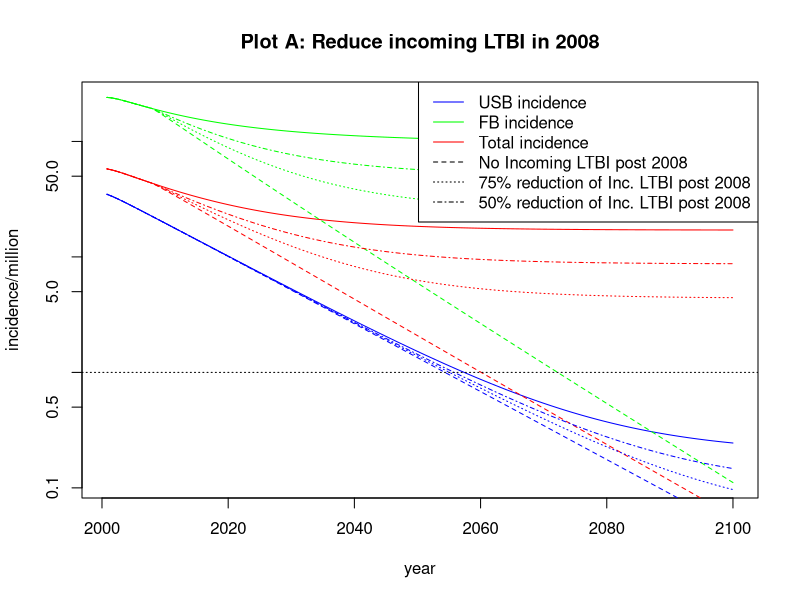
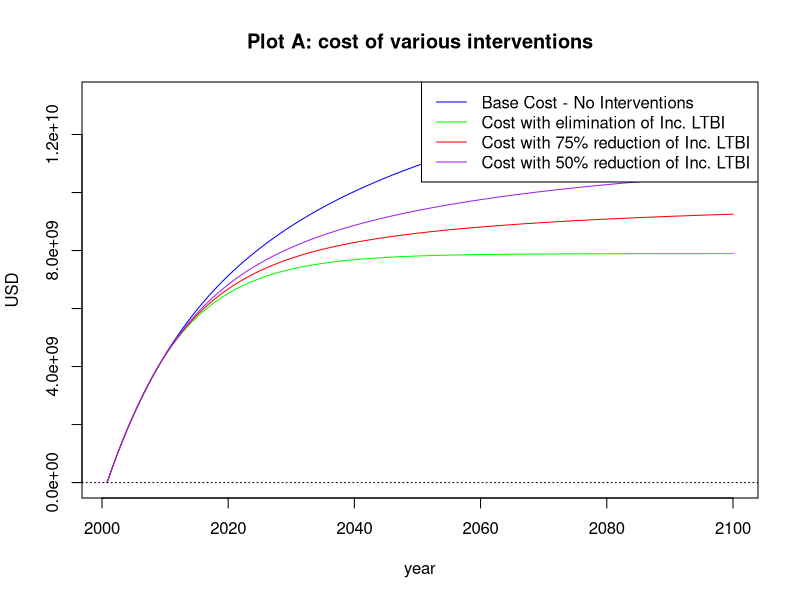
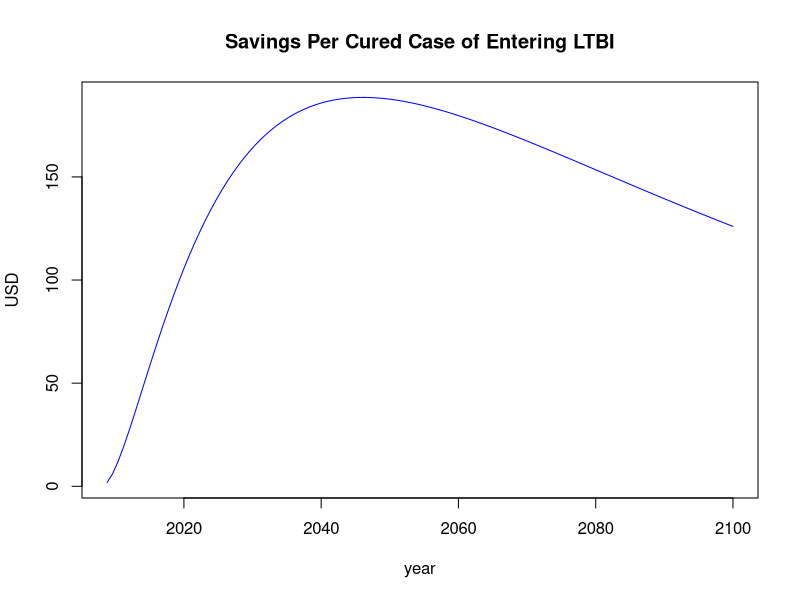

The R source for these figures, in order:
rkm <- function(Ydot,currY,deltaT,iter,startT=0){
  # This function performs a fourth-order Runge-Kutta Method on the system 
  # dY/dt = Ydot, and returns the next step after currY presuming timestep
  # length deltaT, and iteration iter
  tn   = deltaT*iter + startT
  k1   = Ydot(tn,currY)
  k2   = Ydot(tn + deltaT/2,currY + deltaT*k1/2)
  k3   = Ydot(tn + deltaT/2,currY + deltaT*k2/2)
  k4   = Ydot(tn + deltaT,currY + deltaT*k3)
  newY <- currY + (deltaT/6)*(k1+2*k2+2*k3+k4)
  return(newY)
}

#Variables
mu0   <- 1/78      #Natural mortality rate USB per year
mu1   <-1/53       #Natural mortality rate FB per year
ro    <- 0.018     #USB birth rate per year
alpha <- 0.005     #FB arrival rate per year
p     <- 0.103     #Fraction of new infections which are acute (fast progressors)
vF    <- 1.5       #Progression rate of acute infection per year
l0    <- 0.015     #Prevalence of LTBI in the USB population in 2000
l1    <- 0.211     #Prevalence of LTBI in the FB population in 2000: 
r0    <- 0.667     #Fraction of cases due to reactivation in the USB population
r1    <- 0.780     #Fraction of cases due to reactivation in the FB population
vL0   <- 0.0014    #Progression rate for reactivation (chronic LTBI) in the USB population per year
vL1   <- 0.0010    #Progression rate for reactivation (chronic LTBI) in the FB population per year
q     <- 0.708     #Fraction of infections progressing to infectious disease
mud   <- 0.115     #Mortality rate due to TB per year
x     <- 0.111     #Fraction of re-infected chronic LTBI moving to acute infection
ARI0  <- 0.030/100 #Annual risk of infection for USB in 2000
beta  <- 10.39     #Effective contact rate per year
e0    <- 0.965     #Fraction of preferred contacts with own population for USB
e1    <-0.985      #Fraction of preferred contacts with own population for FB
g     <- 0.0047    #Fraction of FB arrivals with LTBI who are fast progressors
phi0  <- 1.114     #Cumulative fraction self-cure and treatment of active disease for both populations pre year RATES (USB)
phi1  <- 1.167     #Cumulative fraction self-cure and treatment of active disease for both populations pre year RATES (FB)
sigmaF0 <- 1.296   #Cumulative fraction of treatment for acute infection for both populations per year RATES (USB)
sigmaF1 <- 1.301   #Cumulative fraction of treatment for acute infection for both populations per year RATES (FB)
sigmaLBase <- 0.057 #Treatment rate for chronic LTBI per year
fBase <- 0.187      #Fraction of FB arrivals with LTBI


#2010 New Cases in Population i (millions)
#source: http://www.cdc.gov/mmwr/preview/mmwrhtml/mm5105a3.htm
newCases0 <- .008714  #US-born
newCases1 <- .007554  #Foreign-born

#Initial Values
deltaT   <- .8    #The length of each time step (years).
finalYr  <- 100   #In years
totT     <- floor(finalYr/deltaT)  #Time steps
cutoffYr <- floor(8/deltaT)

#Matrix of compartment values
S0 <- S1 <- F0 <- F1 <- L0 <- L1 <- I0 <- I1 <- J0 <- J1 <- N0 <- N1 <- rep(0,totT)  #compartment values
cL0 <- cF0 <- cI0 <- cJ0 <- cL1 <- cF1 <- cI1 <- cJ1 <- cN0 <- cN1 <- rep(0,totT)    #costs associated with each compartment
Ct <- Cl <- rep(0,totT)  #total costs for active and latent treatment
LTBIEn <- rep(0,totT)    #FB arrivals with LTBI entering the USA
natdeath0 <- natdeath1 <- rep(0,totT)                               #natural deaths
tbdeath0 <- tbdeath1 <- tbdeathD0 <- tbdeathD1 <- rep(0,totT)       #TB deaths, TB deaths with discounting
progAcute0 <- progChron0 <- progAcute1 <- progChron1 <- rep(0,totT) #Progression from Acute, Chronic LTBI to Active TB
exogenous0 <- exogenous1 <- rep(0,totT)                             #Exogenous re-Infections

P <- data.frame(S0,F0,L0,I0,J0,S1,F1,L1,I1,J1,N0,N1,cL0,cF0,cI0,cJ0,cL1,cF1,cI1,cJ1,cN0,cN1,Ct,Cl,LTBIEn,natdeath0,natdeath1,tbdeath0,tbdeath1,tbdeathD0,tbdeathD1,progAcute0,progChron0,progAcute1,progChron1,exogenous0,exogenous1)
#C <- data.frame(cL0,cF0,cI0,cJ0,cL1,cF1,cI1,cJ1,cN0,cN1)
IN0 <- IN1 <- INall <- rep(0,totT)

#Total Population
P$N0[1] <- 250
P$N1[1] <- 31.4
#Acute (Fast) LTBI, new cases
P$F0[1] <- (1-r0)*(newCases0)/vF
P$F1[1] <- (1-r1)*(newCases1)/vF
#Chronic (Long) LTBI
P$L0[1] <- r0*(newCases0)/vL0
P$L1[1] <- r1*(newCases1)/vL1
#Infectious TB
P$I0[1] <- q*newCases0/(mu0 + mud + phi0)
P$I1[1] <- q*newCases1/(mu1 + mud + phi1)
#Non-Infectious TB
P$J0[1] <- (1-q)*newCases0/(mu0 + mud + phi0)
P$J1[1] <- (1-q)*newCases1/(mu1 + mud + phi1)
#Susceptible
P$S0[1] <- P$N0[1] - P$F0[1] - P$L0[1] - P$I0[1] - P$J0[1]
P$S1[1] <- P$N1[1] - P$F1[1] - P$L1[1] - P$I1[1] - P$J1[1]

#Cost Initial Values are all zero. 
probHosp <- .49  #Probability of hospitalization for active TB treatment
efficacyLTBI  <- .9
adherenceLTBI <- .64
probLTBItreatsuccess <- efficacyLTBI*adherenceLTBI #Probability of LTBI treatment success
costtb   <- 2985   #Cost of TB treatment without hopsitalization
costhosp <- 25495  #Cost of TB treatment with hospitalization
costLTBI <- 403.45 #Cost of LTBI treatment

#Cost Parameter Values: 
P$Ct[1] <- costtb*(1-probHosp) + costhosp*probHosp #in USD (source: Dylan online supplement page 11-12)
P$Cl[1] <- costLTBI/probLTBItreatsuccess           #in USD (source: Dylan online supplement page 10)
discRt  <- 0.03  #Rate of time discounting

P$LTBIEn[1]      <- 0.263109
P$natdeath0[1]   <- 0
P$natdeath1[1]   <- 0
P$tbdeath0[1]    <- 0
P$tbdeath1[1]    <- 0
P$progAcute0[1]  <- 0
P$progChron0[1]  <- 0
P$progAcute1[1]  <- 0
P$progChron1[1]  <- 0
P$exogenous0[1]  <- 0
P$exogenous1[1]  <- 0

hill <- function(sigmaL,f,transmission=1,incLTBI=1,initial=cutoffYr,final=totT,dataSet=P){#,costDataSet=C){
  #Differential Equation Functions
  Ddt <- function(t,v) {
    #parameter values initialized for each time step
    c01     <- (1-e0)*((1-e1)*v$N1)/((1-e0)*v$N0 + (1-e1)*v$N1)  #proportion of contacts made with FB individuals  (USB)
    c00     <- 1 - c01                                           #proportion of contacts made with USB individuals (USB)
    c10     <- (1-e1)*((1-e0)*v$N0)/((1-e0)*v$N0 + (1-e1)*v$N1)  #proportion of contacts made with USB individuals (FB)
    c11     <- 1 - c10                                           #proportion of contacts made with FB individuals  (FB)
    dLTBIEn      <- f*alpha*(v$N0+v$N1) #FB arrivals with LTBI entering
    dnatdeath0   <- mu0 * v$N0          #Natural deaths (USB)
    dnatdeath1   <- mu1 * v$N1          #Natural deaths (FB)
    dtbdeath0    <- mud * (v$I0 + v$J0) #TB deaths (USB)
    dtbdeath1    <- mud * (v$I1 + v$J1) #TB deaths (FB)
    dprogAcute0  <- vF*v$F0             #Acute LTBI progressions to Active TB disease (USB)
    dprogAcute1  <- vF*v$F1             #Acute LTBI progressions to Active TB disease (FB)
    dprogChron0  <- vL0*v$L0            #Chronic LTBI progressions to Active TB disease (USB)
    dprogChron1  <- vL1*v$L1            #Chronic LTBI progressions to Active TB disease (FB)
    lambda0      <- transmission*(beta*(c00*(v$I0/v$N0) + c01*(v$I1/v$N1)))  #Forces of Infection (USB)
    lambda1      <- transmission*(beta*(c10*(v$I0/v$N0) + c11*(v$I1/v$N1)))  #Forces of Infection (FB)
    dexogenous0	 <- x*p*lambda0*v$L0    #Exogenous re-infections of Chronic LTBI to Acute LTBI (USB)
    dexogenous1  <- x*p*lambda1*v$L1    #Exogenous re-infections of Chronic LTBI to Acute LTBI (FB)
    
    #Difference Equations (USB)
    dS0     <- ro*(v$N0+v$N1) + sigmaF0*v$F0 + sigmaL*v$L0 + phi0*(v$I0+v$J0) - lambda0*v$S0 - mu0*v$S0
    dF0     <- p*lambda0*v$S0 + dexogenous0 - (mu0 + vF + sigmaF0)*v$F0
    dL0     <- (1-p)*lambda0*v$S0 - dexogenous0 - (mu0 + vL0 + sigmaL)*v$L0
    dI0     <- q*(dprogAcute0 + dprogChron0) - (mu0 + mud + phi0)*v$I0
    dJ0     <- (1-q)*(dprogAcute0 + dprogChron0) - (mu0 + mud + phi0)*v$J0
    
    #Difference Equations (FB)
    dS1     <- (1-incLTBI)*dLTBIEn+(1-f)*alpha*(v$N0+v$N1) + sigmaF1*v$F1 + sigmaL*v$L1 + phi1*(v$I1 + v$J1) - lambda1*v$S1 - mu1*v$S1
    dF1     <- g*p*dLTBIEn*incLTBI + p*lambda1*v$S1 + dexogenous1 - (mu1 + vF + sigmaF1)*v$F1
    dL1     <- (1-g*p)*dLTBIEn*incLTBI + (1-p)*lambda1*v$S1 - dexogenous1 - (mu1 + vL1 +sigmaL)*v$L1
    dI1     <- q*(dprogAcute1 + dprogChron1) - (mu1 + mud + phi1)*v$I1
    dJ1     <- (1-q)*(dprogAcute1 + dprogChron1) - (mu1 + mud + phi1)*v$J1
    
    dN0     <- 0
    dN1     <- 0
    
    #Cost calculations
    dcL0    <- v$Cl * sigmaL  * 1e6 * v$L0                    #cost for Chronic LTBI cures      (USB)
    dcF0    <- v$Cl * sigmaF0 * 1e6 * v$F0                    #cost for Acute LTBI cures        (USB)
    dcI0    <- v$Ct * q*(dprogAcute0 + dprogChron0) * 1e6     #cost for Infectious TB cures     (USB)
    dcJ0    <- v$Ct * (1-q)*(dprogAcute0 + dprogChron0) * 1e6 #cost for Non-Infectious TB cures (USB)
    dcL1    <- v$Cl * sigmaL  * 1e6 * v$L1                    #cost for Chronic LTBI cures      (FB)
    dcF1    <- v$Cl * sigmaF1 * 1e6 * v$F1                    #cost for Acute LTBI cures        (FB)
    dcI1    <- v$Ct * q*(dprogAcute1 + dprogChron1) * 1e6     #cost for Infectious TB cures     (FB)
    dcJ1    <- v$Ct * (1-q)*(dprogAcute1 + dprogChron1) * 1e6 #cost for Non-Infectious TB cures (FB)
    dcN0    <- 0  #Total cost for all treatments (USB)
    dcN1    <- 0  #Total cost for all treatments (FB)
    dCt     <- v$Ct * (-log(1+discRt)) #Discount cost for LTBI treatment each time step
    dCl     <- v$Cl * (-log(1+discRt)) #Discount cost for Active TB treatment each time step
    
    return( c(dS0,dF0,dL0,dI0,dJ0,dS1,dF1,dL1,dI1,dJ1,dN0,dN1,dcL0,dcF0,dcI0,dcJ0,dcL1,dcF1,dcI1,dcJ1,dcN0,dcN1,dCt,dCl,dLTBIEn*incLTBI,dnatdeath0,dnatdeath1,dtbdeath0,dtbdeath1,dprogAcute0,dprogChron0,dprogAcute1,dprogChron1,dexogenous0,dexogenous1) )
  }
  
  for (i in initial:(final-1)) {
  	dataSet[i+1,]    <- rkm(Ddt,dataSet[i,],deltaT,i)
  	dataSet$N0[i+1]  <- sum(dataSet[i+1,1:5])
  	dataSet$N1[i+1]  <- sum(dataSet[i+1,6:10])
  	dataSet$cN0[i+1] <- sum(dataSet[i+1,13:16])
  	dataSet$cN1[i+1] <- sum(dataSet[i+1,17:20])
  }
  return(dataSet)
}

generateIncidence <- function(dataSet) {
    IN0   <- 1e6 * (vF*dataSet$F0 + vL0*dataSet$L0)/dataSet$N0
    IN1   <- 1e6 * (vF*dataSet$F1 + vL1*dataSet$L1)/dataSet$N1
    INall <- 1e6 * (vF*(dataSet$F0 + dataSet$F1) + vL0*dataSet$L0 + vL1*dataSet$L1)/(dataSet$N0 + dataSet$N1)
	return(data.frame(IN0,IN1,INall))
}

P       <- hill(sigmaLBase,fBase,1,1,1,totT)
baseInc <- generateIncidence(P)
years   <- seq(2000+deltaT,2000+finalYr,deltaT)

#plot incidence data
#  xlab, ylab  --> labels for x-, y-axes
#  log='y'     --> use logarithmic scale
#  ylim=yrange --> ensure we show all data
#  type="l"    --> draw line connecting data points
#  col="blue"  --> color of graph
#lines() plots data in the same window as the first plot() command

#Plot A: Where we eliminate incoming LTBI 100%, 75%, or 50%
noImmLTBI      <- hill(sigmaLBase,fBase,1,0)
noImmLTBIInc   <- generateIncidence(noImmLTBI)
someImmLTBI    <- hill(sigmaLBase,fBase,1,0.25)
someImmLTBIInc <- generateIncidence(someImmLTBI)
halfImmLTBI    <- hill(sigmaLBase,fBase,1,0.5)
halfImmLTBIInc <- generateIncidence(halfImmLTBI)

#When Calculating range, we presume that FB always has higher incidence rate
yrange <- range(c(0.5,baseInc$IN1,noImmLTBIInc$IN1,someImmLTBIInc$IN1,halfImmLTBIInc$IN1))
dev.new()
plot(years, baseInc$IN0, main="Plot A: Reduce incoming LTBI in 2008", log='y', xlab='year', ylab='incidence/million', ylim=yrange, type="l", col="blue")
lines(years, baseInc$INall, type="l", col="red")
lines(years, baseInc$IN1, type="l", col="green")
lines(years, noImmLTBIInc$IN0, type="l", col="blue", lty=2)
lines(years, noImmLTBIInc$INall, type="l", col="red", lty=2)
lines(years, noImmLTBIInc$IN1, type="l", col="green", lty=2)
lines(years, someImmLTBIInc$IN0, type="l", col="blue", lty=3)
lines(years, someImmLTBIInc$INall, type="l", col="red", lty=3)
lines(years, someImmLTBIInc$IN1, type="l", col="green", lty=3)
lines(years, halfImmLTBIInc$IN0, type="l", col="blue", lty=4)
lines(years, halfImmLTBIInc$INall, type="l", col="red", lty=4)
lines(years, halfImmLTBIInc$IN1, type="l", col="green", lty=4)
abline(h = 1, lty = 'dotted')
legend('topright', legend=c('USB incidence', 'FB incidence', 'Total incidence', 'No Incoming LTBI post 2008', '75% reduction of Inc. LTBI post 2008', '50% reduction of Inc. LTBI post 2008'), col=c("blue", "green", "red", "black","black","black"), lty=c(1,1,1,2,3,4))

#Cost Plot A:
yrange <- range(c(P$cN1+P$cN0,noImmLTBI$cN1+noImmLTBI$cN0,someImmLTBI$cN0+someImmLTBI$cN1,halfImmLTBI$cN0+halfImmLTBI$cN1))
dev.new()
plot(years, P$cN1+P$cN0, main="Plot A: cost of various interventions", xlab='year', ylab='USD', ylim=yrange, type="l", col="blue")
#lines(years, P$cN0, type="l", col="blue", lty=2)
#lines(years, P$cN1, type="l", col="blue", lty=3)
lines(years, noImmLTBI$cN0 + noImmLTBI$cN1, type="l", col="green", lty=1)
#lines(years, noImmLTBI$cN0, type="l", col="green", lty=2)
#lines(years, noImmLTBI$cN1, type="l", col="green", lty=3)
lines(years, someImmLTBI$cN0 + someImmLTBI$cN1, type="l", col="red", lty=1)
#lines(years, someImmLTBI$cN0, type="l", col="red", lty=2)
#lines(years, someImmLTBI$cN1, type="l", col="red", lty=3)
lines(years, halfImmLTBI$cN0 + halfImmLTBI$cN1, type="l", col="purple", lty=1)
#lines(years, halfImmLTBI$cN0, type="l", col="purple", lty=2)
#lines(years, halfImmLTBI$cN1, type="l", col="purple", lty=3)
abline(h = 1, lty = 'dotted')
legend('topright', legend=c('Base Cost - No Interventions', 'Cost with elimination of Inc. LTBI', 'Cost with 75% reduction of Inc. LTBI', 'Cost with 50% reduction of Inc. LTBI'), col=c("blue", "green", "red", "purple"), lty=c(1,1,1,1))

yearsPostCutoff <- years[(cutoffYr+1):totT]
maxDifference   <- ((P$cN0+P$cN1)-(noImmLTBI$cN0+noImmLTBI$cN1))[(cutoffYr+1):totT]
savingsPerCase  <- maxDifference/(1e6*P$LTBIEn[(cutoffYr+1):totT])
dev.new()
plot(yearsPostCutoff, savingsPerCase, main="Savings Per Cured Case of Entering LTBI", xlab='year', ylab='USD', type="l", col="blue")



##Plot A: Where Transmission is cut after 2008
#noTrans    <- hill(sigmaLBase,fBase,0)
#noTransInc <- generateIncidence(noTrans)
#
##When Calculating range, we presume that FB always has higher incidence rate
#yrange <- range(c(0.5,baseInc$IN1,noTransInc$IN1))
#dev.new()
#plot(years, baseInc$IN0, main="Plot A: Cut Trans. in 2008", xlab='year', ylab='incidence/million', log = 'y', ylim=yrange, type="l", col="blue")
#lines(years, baseInc$INall, type="l", col="red")
#lines(years, baseInc$IN1, type="l", col="green")
#lines(years, noTransInc$IN0, type="l", col="blue", lty=2)
#lines(years, noTransInc$INall, type="l", col="red", lty=2)
#lines(years, noTransInc$IN1, type="l", col="green", lty=2)
#abline(h = 1, lty = 'dotted')
#legend('topright', legend=c('USB incidence', 'FB incidence', 'Total incidence', 'With Transmission Cutoff in 2008'), col=c("blue", "green", "red", "black"), lty=c(1,1,1,2))
#
##Plot B: Where LTBI treatment x2 or x4
#doubled    <-hill(sigmaLBase*2,fBase)
#doubledInc <- generateIncidence(doubled)
#quad       <- hill(sigmaLBase*4,fBase)
#quadInc    <- generateIncidence(quad)
#
##When Calculating range, we presume that FB always has higher incidence rate after 2008
#yrange <- range(c(0.5,baseInc$IN1,quadInc$IN1,doubledInc$IN1))
#dev.new()
#plot(years, baseInc$IN0, main="Plot B: Increase Chronic LTBI Treatment in 2008", xlab='year', ylab='incidence/million', log = 'y', ylim=yrange, type="l", col="blue")
#lines(years, baseInc$INall, type="l", col="red")
#lines(years, baseInc$IN1, type="l", col="green")
#lines(years, doubledInc$IN0, type="l", col="blue", lty=2)
#lines(years, doubledInc$INall, type="l", col="red", lty=2)
#lines(years, doubledInc$IN1, type="l", col="green", lty=2)
#lines(years, quadInc$IN0, type="l", col="blue", lty=3)
#lines(years, quadInc$INall, type="l", col="red", lty=3)
#lines(years, quadInc$IN1, type="l", col="green", lty=3)
#abline(h = 1, lty = 'dotted')
#legend('topright', legend=c('USB incidence', 'FB incidence', 'Total incidence', 'Chronic LTBI Treatment x2 in 2008', 'Chronic LTBI Treatment x4 in 2008'), col=c("blue", "green", "red", "black", "black"), lty=c(1,1,1,2,3))
#
##Plot C: Where FB arrivals cut in half, also LTBI treatment x2 or x4 after 2008
#halfFB           <- hill(sigmaLBase,fBase/2)
#halfFBInc        <- generateIncidence(halfFB)
#halfFBdoubled    <- hill(sigmaLBase*2,fBase/2)
#halfFBdoubledInc <- generateIncidence(halfFBdoubled)
#halfFBquad       <- hill(sigmaLBase*4,fBase/2)
#halfFBquadInc    <- generateIncidence(halfFBquad)
#
##When Calculating range, we presume that FB always has higher incidence rate
#yrange <- range(c(0.5,baseInc$IN1,quadInc$IN1,doubledInc$IN1))
#dev.new()
#plot(years, halfFBInc $IN0, main="Plot C: Half FB Arrival Rate, increase LTBI Treatment", xlab='year', ylab='incidence/million', log = 'y', ylim=yrange, type="l", col="blue")
#lines(years, halfFBInc $INall, type="l", col="red")
#lines(years, halfFBInc $IN1, type="l", col="green")
#lines(years, halfFBdoubledInc $IN0, type="l", col="blue", lty=2)
#lines(years, halfFBdoubledInc $INall, type="l", col="red", lty=2)
#lines(years, halfFBdoubledInc $IN1, type="l", col="green", lty=2)
#lines(years, halfFBquadInc $IN0, type="l", col="blue", lty=3)
#lines(years, halfFBquadInc $INall, type="l", col="red", lty=3)
#lines(years, halfFBquadInc $IN1, type="l", col="green", lty=3)
#abline(h = 1, lty = 'dotted')
#legend('topright', legend=c('USB incidence', 'FB incidence', 'Total incidence', 'Chronic LTBI Treatment x2 in 2008', 'Chronic LTBI Treatment x4 in 2008'), col=c("blue", "green", "red", "black", "black"), lty=c(1,1,1,2,3))
#
##Plot D: Where FB arrivals divided by 4, also LTBI treatment x2 or x4 after 2008
#quarterFB           <- hill(sigmaLBase,fBase/4)
#quarterFBInc        <- generateIncidence(quarterFB)
#quarterFBdoubled    <- hill(sigmaLBase*2,fBase/4)
#quarterFBdoubledInc <- generateIncidence(quarterFBdoubled)
#quarterFBquad       <- hill(sigmaLBase*4,fBase/4)
#quarterFBquadInc    <- generateIncidence(quarterFBquad)
#
##When Calculating range, we presume that FB always has higher incidence rate
#yrange <- range(c(0.5,baseInc$IN1,quadInc$IN1,doubledInc$IN1))
#dev.new()
#plot(years, quarterFBInc $IN0, main="Plot D: 1/4 FB Arrival Rate, increase LTBI Treatment", xlab='year', ylab='incidence/million', log = 'y', ylim=yrange, type="l", col="blue")
#lines(years, quarterFBInc $INall, type="l", col="red")
#lines(years, quarterFBInc $IN1, type="l", col="green")
#lines(years, quarterFBdoubledInc $IN0, type="l", col="blue", lty=2)
#lines(years, quarterFBdoubledInc $INall, type="l", col="red", lty=2)
#lines(years, quarterFBdoubledInc $IN1, type="l", col="green", lty=2)
#lines(years, quarterFBquadInc $IN0, type="l", col="blue", lty=3)
#lines(years, quarterFBquadInc $INall, type="l", col="red", lty=3)
#lines(years, quarterFBquadInc $IN1, type="l", col="green", lty=3)
#abline(h = 1, lty = 'dotted')
#legend('topright', legend=c('USB incidence', 'FB incidence', 'Total incidence', 'Chronic LTBI Treatment x2 in 2008', 'Chronic LTBI Treatment x4 in 2008'), col=c("blue", "green", "red", "black", "black"), lty=c(1,1,1,2,3))
